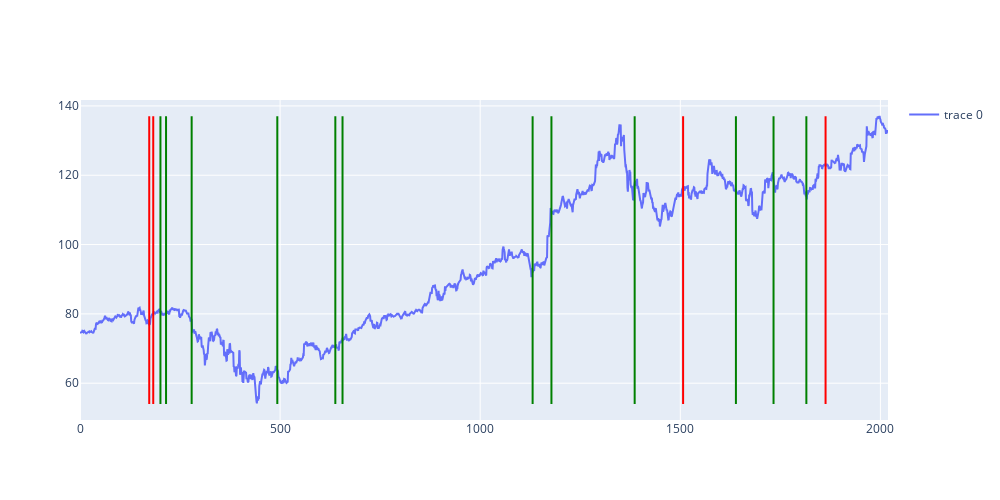

Write notebook code for a chart like this one.
### Code cell
overlap = Y_pred == Y_test
drow_res(data_test, intetsect_test, overlap)

### Figure 1 — Plotly figure (JSON) as saved in the notebook; plotly's stock layout.template omitted (floating-point values rounded to 4 significant figures; data arrays with more than 128 entries replaced by an {"elided": "..."} marker saying what was removed)
{"data": [{"type": "scatter", "x": {"elided": "2020 int values"}, "y": {"elided": "2020 float values"}}, {"line": {"color": "red"}, "mode": "lines", "showlegend": false, "type": "scatter", "x": [173, 173], "y": [54, 137]}, {"line": {"color": "red"}, "mode": "lines", "showlegend": false, "type": "scatter", "x": [183, 183], "y": [54, 137]}, {"line": {"color": "green"}, "mode": "lines", "showlegend": false, "type": "scatter", "x": [201, 201], "y": [54, 137]}, {"line": {"color": "green"}, "mode": "lines", "showlegend": false, "type": "scatter", "x": [215, 215], "y": [54, 137]}, {"line": {"color": "green"}, "mode": "lines", "showlegend": false, "type": "scatter", "x": [279, 279], "y": [54, 137]}, {"line": {"color": "green"}, "mode": "lines", "showlegend": false, "type": "scatter", "x": [493, 493], "y": [54, 137]}, {"line": {"color": "green"}, "mode": "lines", "showlegend": false, "type": "scatter", "x": [638, 638], "y": [54, 137]}, {"line": {"color": "green"}, "mode": "lines", "showlegend": false, "type": "scatter", "x": [656, 656], "y": [54, 137]}, {"line": {"color": "green"}, "mode": "lines", "showlegend": false, "type": "scatter", "x": [1131, 1131], "y": [54, 137]}, {"line": {"color": "green"}, "mode": "lines", "showlegend": false, "type": "scatter", "x": [1178, 1178], "y": [54, 137]}, {"line": {"color": "green"}, "mode": "lines", "showlegend": false, "type": "scatter", "x": [1386, 1386], "y": [54, 137]}, {"line": {"color": "red"}, "mode": "lines", "showlegend": false, "type": "scatter", "x": [1507, 1507], "y": [54, 137]}, {"line": {"color": "green"}, "mode": "lines", "showlegend": false, "type": "scatter", "x": [1639, 1639], "y": [54, 137]}, {"line": {"color": "green"}, "mode": "lines", "showlegend": false, "type": "scatter", "x": [1733, 1733], "y": [54, 137]}, {"line": {"color": "green"}, "mode": "lines", "showlegend": false, "type": "scatter", "x": [1815, 1815], "y": [54, 137]}, {"line": {"color": "red"}, "mode": "lines", "showlegend": false, "type": "scatter", "x": [1863, 1863], "y": [54, 137]}], "layout": {"height": 500, "width": 1000, "xaxis": {"autorange": true, "range": [0, 2019], "type": "linear"}, "yaxis": {"autorange": true, "range": [49.38, 141.7], "type": "linear"}}}
